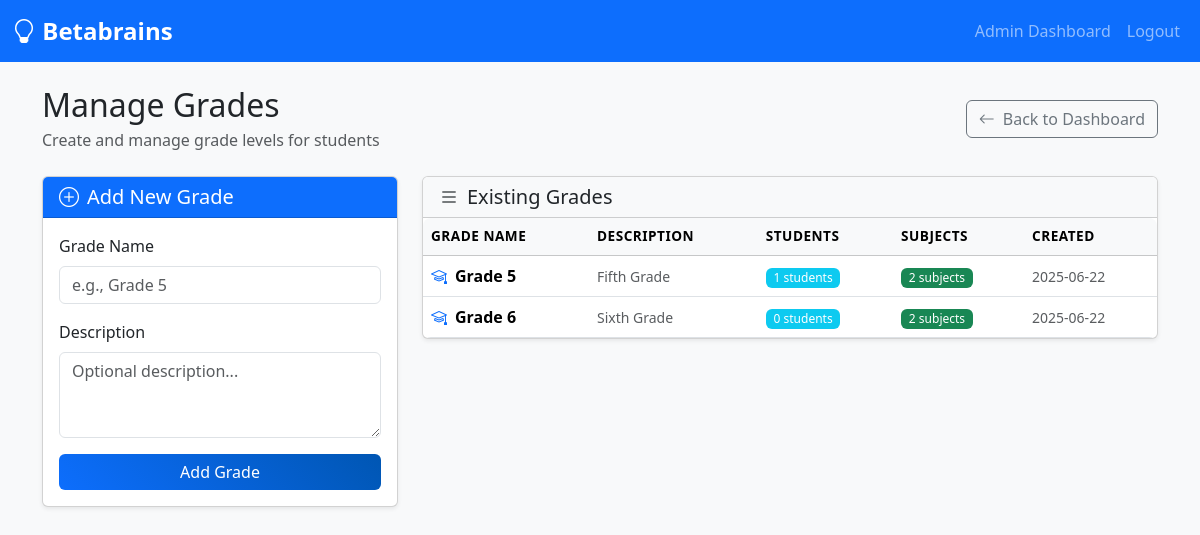
Page /admin/manage_grades (signed in) on the committed database.
### app/models.py (models this page shows, shortened)
class Grade(db.Model):
    id = db.Column(db.Integer, primary_key=True)
    name = db.Column(
        db.String(20), unique=True, nullable=False
    )  # e.g., "Grade 5", "Grade 6"
    description = db.Column(db.String(200))
    created_at = db.Column(db.DateTime, default=datetime.utcnow)
    subjects = db.relationship("Subject", backref="grade", lazy="dynamic")
    questions = db.relationship("Question", backref="grade_obj", lazy="dynamic")

### app/routes.py (the view)
@app.route("/admin/manage_grades", methods=["GET", "POST"])
@login_required
def manage_grades():
    if current_user.role != "admin":
        return redirect(url_for("index"))
    form = GradeForm()
    if form.validate_on_submit():
        grade = Grade(name=form.name.data, description=form.description.data)
        db.session.add(grade)
        db.session.commit()
        flash(f"Grade '{form.name.data}' has been added.")
        return redirect(url_for("manage_grades"))
    grades = Grade.query.all()
    return render_template(
        "admin_manage_grades.html", title="Manage Grades", form=form, grades=grades
    )

### app/forms.py
class GradeForm(FlaskForm):
    name = StringField("Grade Name", validators=[DataRequired()])
    description = TextAreaField("Description")
    submit = SubmitField("Add Grade")

### app/models.py (called while the page is built)
@login.user_loader
def load_user(id):
    return User.query.get(int(id))

### app/templates/admin_manage_grades.html (shortened to what this page needs)
{% extends "base.html" %}
{% block content %}
<div class="row">
  <div class="col-12">
    <div class="d-flex justify-content-between align-items-center mb-4">
      <div>
        <h1 class="h2 mb-1">Manage Grades</h1>
        <p class="text-muted mb-0">Create and manage grade levels for students</p>
      </div>
      <div class="text-end">
        <a href="{{ url_for('admin_dashboard') }}" class="btn btn-outline-secondary">
          <i class="bi bi-arrow-left me-2"></i>Back to Dashboard
        </a>
      </div>
    </div>
  </div>
</div>
<div class="row">
  <div class="col-md-4">
    <div class="card shadow-sm">
      <div class="card-header bg-primary text-white">
        <h5 class="card-title mb-0">
          <i class="bi bi-plus-circle me-2"></i>Add New Grade
        </h5>
      </div>
      <div class="card-body">
        <form method="POST">
          <div class="mb-3">
            {{ form.name.label(class="form-label") }}
            {{ form.name(class="form-control", placeholder="e.g., Grade 5") }}
          </div>
          <div class="mb-3">
            {{ form.description.label(class="form-label") }}
            {{ form.description(class="form-control", rows="3", placeholder="Optional description...") }}
          </div>
          {{ form.submit(class="btn btn-primary w-100") }}
        </form>
      </div>
    </div>
  </div>
  <div class="col-md-8">
    <div class="card shadow-sm">
      <div class="card-header bg-light">
        <h5 class="card-title mb-0">
          <i class="bi bi-list me-2"></i>Existing Grades
        </h5>
      </div>
      <div class="card-body p-0">
        {% if grades %}
          <div class="table-responsive">
            <table class="table table-hover mb-0">
              <thead class="table-light">
                <tr>
                  <th>Grade Name</th>
                  <th>Description</th>
                  <th>Students</th>
                  <th>Subjects</th>
                  <th>Created</th>
                </tr>
              </thead>
              <tbody>
                {% for grade in grades %}
                <tr>
                  <td>
                    <div class="d-flex align-items-center">
                      <i class="bi bi-mortarboard text-primary me-2"></i>
                      <strong>{{ grade.name }}</strong>
                    </div>
                  </td>
                  <td>
                    <small class="text-muted">{{ grade.description or 'No description' }}</small>
                  </td>
                  <td>
                    <span class="badge bg-info">{{ grade.students|list|length }} students</span>
                  </td>
                  <td>
                    <span class="badge bg-success">{{ grade.subjects|list|length }} subjects</span>
                  </td>
                  <td>
                    <small class="text-muted">{{ grade.created_at.strftime('%Y-%m-%d') }}</small>
                  </td>
                </tr>
                {% endfor %}
              </tbody>
            </table>
          </div>
        {% else %}
          <div class="text-center p-5">
            <i class="bi bi-exclamation-circle text-warning" style="font-size: 3rem;"></i>
            <h4 class="mt-3">No Grades Found</h4>
            <p class="text-muted">Start by adding your first grade level.</p>
          </div>
        {% endif %}
      </div>
    </div>
  </div>
</div>
{% endblock %}

### app/static/css/custom.css (style rules this page uses)
:root { --primary-color: #0d6efd; --secondary-color: #6c757d; --success-color: #198754; --info-color: #0dcaf0; --warning-color: #ffc107; --danger-color: #dc3545; --light-color: #f8f9fa; --dark-color: #212529; }
.card, .btn, .form-control, .form-select { transition: all 0.3s ease; }
.btn-primary { background: linear-gradient(45deg, var(--primary-color), #0056b3); border: none; }
.badge { font-weight: 500; }
.table { border-radius: 8px; overflow: hidden; }
.table thead th { border-top: none; font-weight: 600; text-transform: uppercase; font-size: 0.85rem; letter-spacing: 0.5px; }

### rows in the picture
Grade: name "Grade 5", description "Fifth Grade", students|list "1", subjects|list "2", created_at "2025-06-22"
Grade: name "Grade 6", description "Sixth Grade", students|list "0", subjects|list "2", created_at "2025-06-22"
